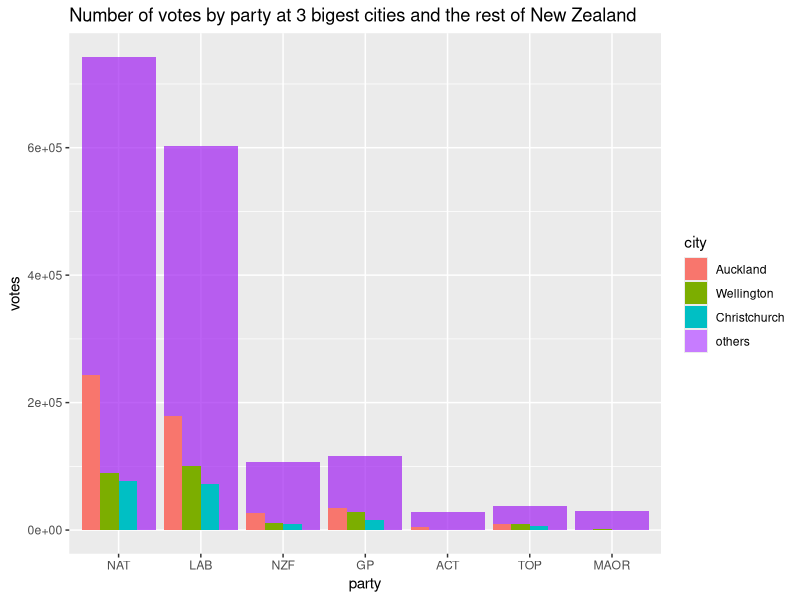
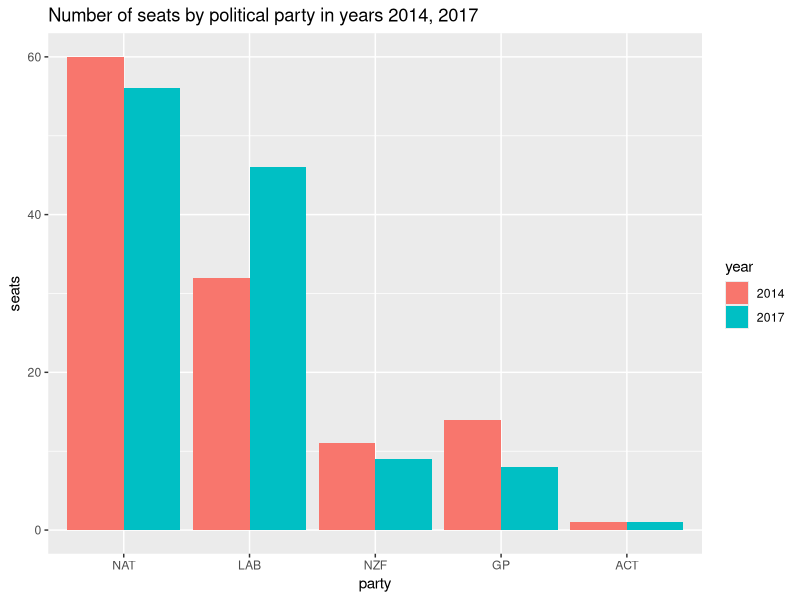

Here is the R script that generated these plots, in order:
## ---- chunk 1
knitr::opts_chunk$set(echo = TRUE)
library(ggplot2)
library(tidyr)
library(dplyr)
## ---- chunk 2
seats_in_parliament <- data.frame(rbind(c("NAT", 56, 60),
                                        c("LAB", 46, 32),
                                        c("NZF", 9, 11),
                                        c("GP", 8, 14),
                                        c("ACT", 1, 1)), stringsAsFactors = FALSE)
colnames(seats_in_parliament) <- c("party",	"2017",	"2014")
seats_in_parliament[,2:3] <- sapply(2:3, function(i) as.numeric(seats_in_parliament[,i]))
seats_in_parliament$party <- factor(seats_in_parliament$party, levels = seats_in_parliament$party)

party_vote_comparison <- data.frame(rbind(c("NAT", 242857, 90159, 76557, 909218),
                                          c("LAB", 179515, 100998, 72948, 776669),
                                          c("NZF", 26700, 11168, 9477, 127543),
                                          c("GP", 34900, 28705, 15068, 160006),
                                          c("ACT", 4072, 0, 793, 28439),
                                          c("TOP", 10300, 9979, 5745, 52961),
                                          c("MAOR", 0, 1192, 0, 29388)
                                          ), stringsAsFactors = FALSE
                                    )
colnames(party_vote_comparison) <- c("party", "Auckland", "Wellington", "Christchurch", "others")
party_vote_comparison[,2:5] <- sapply(2:5, function(i) as.numeric(party_vote_comparison[,i]))
party_vote_comparison$party <- factor(party_vote_comparison$party, levels = party_vote_comparison$party)
party_vote_comparison[1:6,"others"] <- party_vote_comparison[1:6,"others"] - party_vote_comparison[1:6,"Wellington"] - party_vote_comparison[1:6,"Christchurch"]
## ---- chunk 3
party_vote_comparison
## ---- chunk 4
seats_in_parliament
## ---- chunk 5
other_long <- party_vote_comparison[,c("party", "others")]
colnames(other_long) <- c("party", "votes")
party_vote_comparison$others = 0
city_vote_long <- gather(party_vote_comparison, city, votes, Auckland:others)
city_vote_long$city <- factor(city_vote_long$city, levels = c("Auckland", "Wellington", "Christchurch", "others"))

ggplot() +
  geom_bar(data = other_long, aes(x = party, y = votes), stat = "identity", fill = "purple", alpha = 0.7) +
  geom_bar(data = city_vote_long, aes(x = party, y = votes, fill = city), stat = "identity", position = "dodge") +
  ggtitle("Number of votes by party at 3 bigest cities and the rest of New Zealand")
## ---- chunk 6
seats_long <- gather(seats_in_parliament, year, seats, `2017`:`2014`)

ggplot(seats_long, aes(x = party, y = seats, fill = year)) +
  geom_bar(stat = "identity", position = "dodge") +
  ggtitle("Number of seats by political party in years 2014, 2017")
